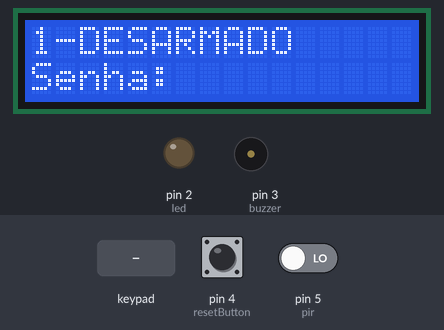
A sketch run on a simulated Arduino Uno, built with avr-gcc and run on an emulated ATmega328P. Parts: 16×2 character LCD, output pins drawn as LEDs (lit = HIGH), buzzer (waves = sounding). Inputs (shaded band) come from the test bench; at power-on: pin 5 (pir) LOW, pin 4 (resetButton) LOW.

Above: at 1.2 s.
1.3 s: keypad keys 1 3 1 2 1 1 1 0 # pressed 0.4 s apart
At 3.4 s:
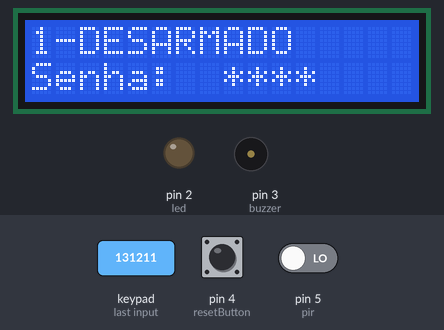
6.4 s: keypad keys 1 2 3 4 # pressed 0.4 s apart
At 8.7 s:
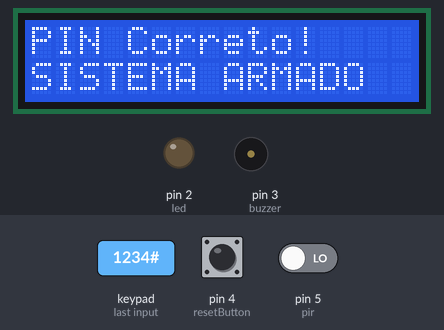
11.4 s: key '1' pressed
At 12.6 s:
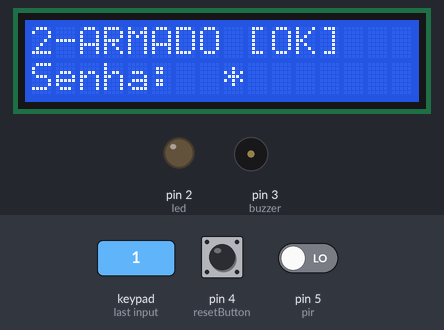
12.9 s: pin 5 (pir) driven HIGH
At 13.5 s:
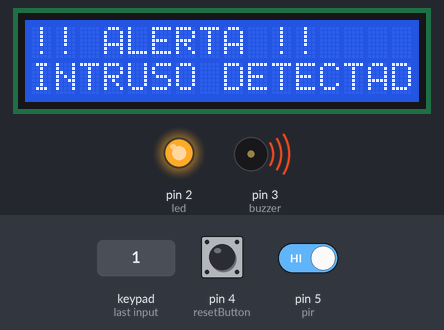
Timing chart, 0 to 15.4 s (numbered marks = the images above; inputs shaded):
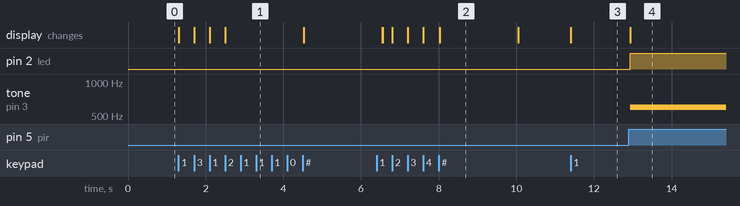

Measured:
- after the input at 1.3 s, the display: first changes at once (image 1 shows a later state)
- after the input at 6.4 s, the display: first differs from a run without the input after 0.16 s (image 2 shows a later state)
- after the input at 11.4 s, the display: changes at once (image 3)
- after the input at 12.9 s, pin 2 (led): LOW → HIGH at once; tone on pin 3 (buzzer): silent → 600 Hz at once; the display: changes at once (image 4)
- what the display in image 2 shows lasts 2.1 s, from 8.0 s to 10.1 s

The sketch:

alarme-residencial-arduino.ino
```cpp
// Bibliotecas utilizadas
#include <Adafruit_LiquidCrystal.h>
#include <Keypad.h>

// Definição dos pinos dos componentes
#define buzzer 3
#define led 2
#define pir 5
#define resetButton 4

// Configuração do Teclado Matricial 4x4
const byte QTD_LINHAS = 4;
const byte QTD_COLUNAS = 4;
char matriz_teclas[QTD_LINHAS][QTD_COLUNAS] = {
  {'1','2','3','A'},
  {'4','5','6','B'},
  {'7','8','9','C'},
  {'*','0','#','D'}
};
// Pinos conectados às Linhas (13, 12, 11, 10) e Colunas (9, 8, 7, 6) conforme a imagem
byte pinosLinhas[QTD_LINHAS] = {13, 12, 11, 10};
byte pinosColunas[QTD_COLUNAS] = {9, 8, 7, 6};

// Cria o objeto do teclado matricial utilizando a biblioteca Keypad
Keypad teclado = Keypad(makeKeymap(matriz_teclas), pinosLinhas, pinosColunas, QTD_LINHAS, QTD_COLUNAS);

// Configuração do LCD I2C (Endereço 0 padrão do Tinkercad/Adafruit)
Adafruit_LiquidCrystal lcd_1(0);

// Definição dos Estados do Sistema (Máquina de Estados)
enum Estados { DESARMADO, ARMADO, DISPARADO };
Estados estadoAtual = DESARMADO;

// Variáveis de controle de senha
const String PIN_CORRETO = "1234"; // Conforme exigido no requisito
String pinDigitado = "";

// Variável para controle de tempo do LED piscando sem travar o código (millis)
unsigned long tempoAnteriorLED = 0;

void setup() {
  pinMode(buzzer, OUTPUT);
  pinMode(led, OUTPUT);
  pinMode(resetButton, INPUT);
  pinMode(pir, INPUT);

  lcd_1.begin(16, 2);
  lcd_1.setBacklight(1);

  exibirMenuInicial();
}

void loop() {
  char tecla = teclado.getKey();

  switch (estadoAtual) {

    // ==========================================
    // BLOCO 1: ESTADO DESARMADO
    // ==========================================
    case DESARMADO:
      digitalWrite(led, LOW);
      noTone(buzzer);

      if (tecla) {
        // Se pressionar '*', limpa a digitação
        if (tecla == '*') {
          pinDigitado = "";
          exibirMenuInicial();
        }
        // Se pressionar '#', confirma a senha
        else if (tecla == '#') {
          if (pinDigitado == PIN_CORRETO) {
            lcd_1.clear();
            lcd_1.print("PIN Correto!");
            lcd_1.setCursor(0, 1);
            lcd_1.print("SISTEMA ARMADO");
            delay(2000);

            pinDigitado = "";
            estadoAtual = ARMADO;
            exibirMenuArmado();
          } else {
            lcd_1.clear();
            lcd_1.print("PIN Incorreto!");
            delay(2000);
            pinDigitado = "";
            exibirMenuInicial();
          }
        }
        // Adiciona os números digitados (limite de 4 dígitos)
        else if (pinDigitado.length() < 4 && tecla != 'A' && tecla != 'B' && tecla != 'C' && tecla != 'D') {
          pinDigitado += tecla;
          lcd_1.setCursor(8 + pinDigitado.length() - 1, 1);
          lcd_1.print("*"); // Mascara a senha digitada
        }
      }
      break;

    // ==========================================
    // BLOCO 2: ESTADO ARMADO (MONITORANDO)
    // ==========================================
    case ARMADO:
      // Verifica se o sensor PIR detectou presença
      if (digitalRead(pir) == HIGH) {
        estadoAtual = DISPARADO;
        exibirMenuDisparado();
      }

      // Permite desarmar inserindo o código PIN novamente
      if (tecla) {
        if (tecla == '*') {
          pinDigitado = "";
          exibirMenuArmado();
        }
        else if (tecla == '#') {
          if (pinDigitado == PIN_CORRETO) {
            lcd_1.clear();
            lcd_1.print("Alarme");
            lcd_1.setCursor(0, 1);
            lcd_1.print("Desarmado!");
            delay(2000);
            pinDigitado = "";
            estadoAtual = DESARMADO;
            exibirMenuInicial();
          } else {
            pinDigitado = "";
            exibirMenuArmado();
          }
        }
        else if (pinDigitado.length() < 4 && tecla != 'A' && tecla != 'B' && tecla != 'C' && tecla != 'D') {
          pinDigitado += tecla;
          lcd_1.setCursor(8 + pinDigitado.length() - 1, 1); // Posiciona após o texto "Senha: "
          lcd_1.print("*");
        }
      }
      break;

    // ==========================================
    // BLOCO 3: ESTADO DISPARADO
    // ==========================================
    case DISPARADO:
      // Executa o alarme a cada 150 ms sem bloquear o programa
      unsigned long tempoAtual = millis();
      if (tempoAtual - tempoAnteriorLED >= 150) {
        tempoAnteriorLED = tempoAtual;
        digitalWrite(led, HIGH);
        tone(buzzer, 600);
      }

      // Verifica se o Botão de Reset foi pressionado
      if (digitalRead(resetButton) == HIGH) {
        noTone(buzzer);
        digitalWrite(led, LOW);
        lcd_1.clear();
        lcd_1.print("Alarme Resetado");
        delay(2000);

        pinDigitado = "";
        estadoAtual = DESARMADO; // Retorna ao estado de espera inicial
        exibirMenuInicial();
      }
      break;
  }
}

// ==========================================
// FUNÇÕES AUXILIARES DE INTERFACE (LCD)
// ==========================================
void exibirMenuInicial() {
  lcd_1.clear();
  lcd_1.print("1-DESARMADO");
  lcd_1.setCursor(0, 1);
  lcd_1.print("Senha: ");
}

void exibirMenuArmado() {
  lcd_1.clear();
  lcd_1.print("2-ARMADO [OK]");
  lcd_1.setCursor(0, 1);
  lcd_1.print("Senha: ");
}

void exibirMenuDisparado() {
  lcd_1.clear();
  lcd_1.print("!! ALERTA !!");
  lcd_1.setCursor(0, 1);
  lcd_1.print("INTRUSO DETECTADO");
}
```
